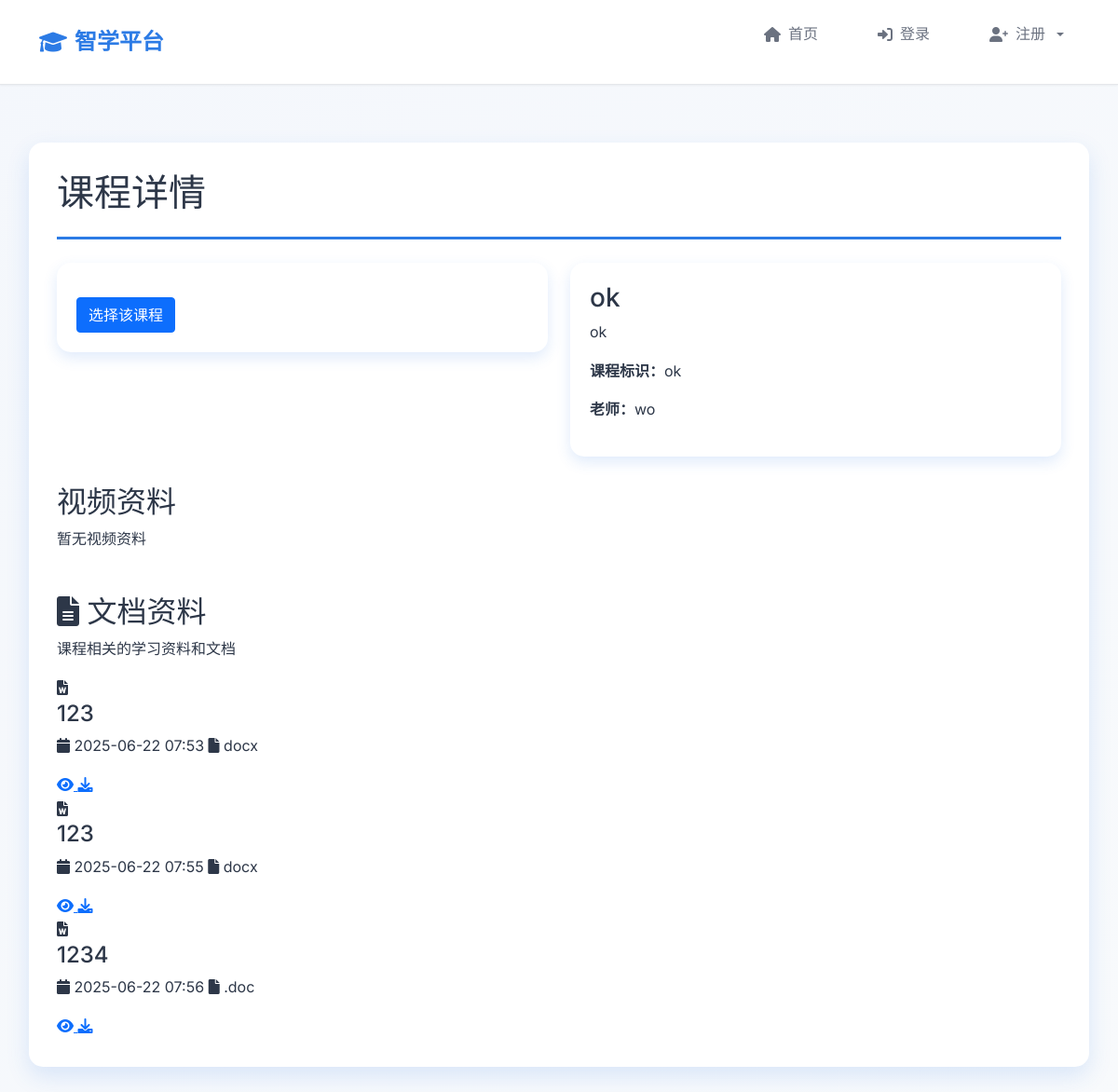
The page /student/course/3/ on the database its author committed.
### teacher/models.py (models this page shows, shortened)
class Course(models.Model):
    name = models.CharField(max_length=50, verbose_name='课程名称')
    description = models.TextField(verbose_name='课程描述')
    code = models.CharField(max_length=20, unique=True, verbose_name='课程标识')
    teacher = models.ForeignKey(TeacherProfile, on_delete=models.CASCADE, related_name='courses', verbose_name='老师')
    students = models.ManyToManyField(StudentProfile, related_name='courses', verbose_name='学生')

class TeacherProfile(models.Model):
    user = models.OneToOneField(User, on_delete=models.CASCADE)
    name = models.CharField(max_length=50, verbose_name='姓名')
    teacher_id = models.CharField(max_length=20, unique=True, verbose_name='工号')
    college = models.CharField(max_length=50, verbose_name='学院')
    contact = models.CharField(max_length=50, verbose_name='联系方式')

class Document(models.Model):
    name = models.CharField(max_length=50, verbose_name='文件名')
    file = models.FileField(upload_to='media/', verbose_name='文件路径')
    upload_time = models.DateTimeField(default=timezone.now, verbose_name='上传时间')
    course = models.ForeignKey(Course, on_delete=models.CASCADE, related_name='documents', verbose_name='课程')

### student/views.py (the view)
# urls.py: path('course/<int:course_id>/', views.student_course_detail, name='student_course_detail'),
def student_course_detail(request, course_id):
    course = get_object_or_404(Course, id=course_id)
    if request.method == 'POST':
        form = CourseSelectionForm(request.POST)
        if form.is_valid():
            course = form.select(request.user)
            return render(request, 'student_course_detail.html', {
                'form': form,
                'course': course,
                'message': '你已成功选择了该课程！'
            })
    else:
        form = CourseSelectionForm(initial={'course_id': course_id})
    return render(request, 'student_course_detail.html', {
        'form': form,
        'course': course,
    })

### student/forms.py (shortened to what this page needs)
class CourseSelectionForm(forms.Form):
    course_id = forms.IntegerField(widget=forms.HiddenInput())

### templates/student_course_detail.html (shortened to what this page needs)
{% extends 'base.html' %}
{% load bootstrap3 %}
{% load static %}
{% block content %}
<link rel="stylesheet" href="{% static 'css/student.css' %}">
<div class="student-container">
    <div class="course-detail">
        <div class="course-detail-header">
            <h1>课程详情</h1>
        </div>
        <div class="row">
            <div class="col-md-6">
                <div class="course-card mb-4">
                    <form method="post" action="">
                        <input type="submit" value="选择该课程" class="btn btn-primary btn-block mt-3">
                    </form>
                </div>
            </div>
            <div class="col-md-6">
                <div class="course-card">
                    <h3 class="panel-title">{{ course.name }}</h3>
                    <p>{{ course.description }}</p>
                    <p><strong>课程标识：</strong>{{ course.code }}</p>
                    <p><strong>老师：</strong>{{ course.teacher.name }}</p>
                </div>
            </div>
        </div>
        <div class="resource-section">
            <h2>视频资料</h2>
            <div class="resource-grid">
                {% for video in course.videos.all %}
                    <div class="resource-card">
                        <video src="{{ video.file.url }}" controls class="img-responsive"></video>
                        <div class="caption">
                            <h4>{{ video.name }}</h4>
                            <p>上传时间：{{ video.upload_time }}</p>
                        </div>
                    </div>
                {% empty %}
                    <p>暂无视频资料</p>
                {% endfor %}
            </div>
        </div>
        <div class="resource-section">
            <div class="section-header">
                <h2><i class="fas fa-file-alt"></i> 文档资料</h2>
                <p class="section-subtitle">课程相关的学习资料和文档</p>
            </div>
            <div class="documents-grid">
                {% for document in course.documents.all %}
                    <div class="document-card">
                        <div class="document-icon">
                            {% if document.file.name|slice:"-4:" == ".pdf" %}
                                <i class="fas fa-file-pdf"></i>
                            {% elif document.file.name|slice:"-4:" == ".doc" or document.file.name|slice:"-5:" == ".docx" %}
                                <i class="fas fa-file-word"></i>
                            {% elif document.file.name|slice:"-4:" == ".ppt" or document.file.name|slice:"-5:" == ".pptx" %}
                                <i class="fas fa-file-powerpoint"></i>
                            {% else %}
                                <i class="fas fa-file"></i>
                            {% endif %}
                        </div>
                        <div class="document-info">
                            <h4 class="document-title">{{ document.name }}</h4>
                            <p class="document-meta">
                                <span><i class="fas fa-calendar"></i> {{ document.upload_time|date:"Y-m-d H:i" }}</span>
                                <span><i class="fas fa-file"></i> {{ document.file.name|slice:"-4:" }}</span>
                            </p>
                        </div>
                        <div class="document-actions">
                            <a href="{{ document.file.url }}" target="_blank" class="btn-action view" title="查看文档">
                                <i class="fas fa-eye"></i>
                            </a>
                            <a href="{{ document.file.url }}" download class="btn-action download" title="下载文档">
                                <i class="fas fa-download"></i>
                            </a>
                        </div>
                    </div>
                {% empty %}
                    <div class="empty-documents-state">
                        <i class="fas fa-file-alt"></i>
                        <h5>暂无文档资料</h5>
                        <p>老师还没有上传任何文档资料</p>
                    </div>
                {% endfor %}
            </div>
        </div>
    </div>
</div>
{% endblock %}

### static/css/student.css (style rules this page uses)
:root { --primary-color: #2c7be5; --primary-color-light: #5a9df5; --secondary-color: #38b2ac; --background-color: #f4f7fc; --text-color: #2d3748; --card-background: #ffffff; --shadow-color: rgba(44, 123, 229, 0.15); }
* { box-sizing: border-box; transition: all 0.3s ease; }
body { background: linear-gradient(135deg, var(--background-color) 0%, #f8fafc 100%); font-family: 'Inter', -apple-system, BlinkMacSystemFont, "Segoe UI", Roboto, "Helvetica Neue", Arial, sans-serif; color: var(--text-color); line-height: 1.6; margin: 0; padding: 0; }
.student-container { max-width: 1400px; margin: 0 auto; padding: 30px 15px; }
.course-card { background: var(--card-background); border-radius: 15px; padding: 20px; border: 1px solid transparent; box-shadow: 0 6px 15px var(--shadow-color); display: flex; flex-direction: column; justify-content: space-between; transition: all 0.4s cubic-bezier(0.25, 0.1, 0.25, 1); }
.course-detail { background: var(--card-background); border-radius: 15px; padding: 30px; box-shadow: 0 10px 25px var(--shadow-color); }
.course-detail-header { border-bottom: 3px solid var(--primary-color); padding-bottom: 15px; margin-bottom: 25px; }
.resource-section { margin-top: 30px; }
.resource-grid { display: grid; grid-template-columns: repeat(auto-fill, minmax(280px, 1fr)); gap: 25px; }

### templates/base.html (style rules this page uses)
:root { --primary-color: #6366f1; --primary-light: #a5b4fc; --secondary-color: #10b981; --accent-color: #f59e0b; --bg-primary: #fefefe; --bg-secondary: #f8fafc; --bg-card: #ffffff; --text-primary: #1f2937; --text-secondary: #6b7280; --text-muted: #9ca3af; --border-color: #e5e7eb; --shadow-sm: 0 1px 2px 0 rgba(0, 0, 0, 0.05); --shadow-md: 0 4px 6px -1px rgba(0, 0, 0, 0.1), 0 2px 4px -1px rgba(0, 0, 0, 0.06); --shadow-lg: 0 10px 15px -3px rgba(0, 0, 0, 0.1), 0 4px 6px -2px rgba(0, 0, 0, 0.05); --radius-sm: 0.375rem; --radius-md: 0.5rem; --radius-lg: 0.75rem; --radius-xl: 1rem; }
* { margin: 0; padding: 0; box-sizing: border-box; }
body { font-family: -apple-system, BlinkMacSystemFont, 'Segoe UI', Roboto, 'Inter', sans-serif; background: linear-gradient(135deg, #f8fafc 0%, #e2e8f0 100%); color: var(--text-primary); line-height: 1.6; min-height: 100vh; }

### rows shown on the page
Course: name "ok", description "ok", code "ok", teacher.name "wo"
Document: name "123", upload_time "2025-06-22 07:53", file.name "docx"
Document: name "123", upload_time "2025-06-22 07:55", file.name "docx"
Document: name "1234", upload_time "2025-06-22 07:56", file.name ".doc"
